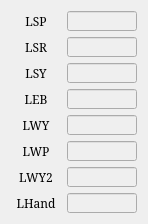
   <widget class="QWidget" name="gridLayoutWidget_2">
    <property name="geometry">
     <rect>
      <x>160</x>
      <y>160</y>
      <width>128</width>
      <height>211</height>
     </rect>
    </property>
    <layout class="QGridLayout" name="gridLayout_2">
     <item row="0" column="0">
      <widget class="QLabel" name="label_8">
       <property name="sizePolicy">
        <sizepolicy hsizetype="Fixed" vsizetype="Fixed">
         <horstretch>0</horstretch>
         <verstretch>0</verstretch>
        </sizepolicy>
       </property>
       <property name="minimumSize">
        <size>
         <width>50</width>
         <height>20</height>
        </size>
       </property>
       <property name="maximumSize">
        <size>
         <width>50</width>
         <height>20</height>
        </size>
       </property>
       <property name="font">
        <font>
         <family>Serif</family>
         <pointsize>9</pointsize>
        </font>
       </property>
       <property name="text">
        <string>LSP</string>
       </property>
       <property name="alignment">
        <set>Qt::AlignCenter</set>
       </property>
      </widget>
     </item>
     <item row="3" column="0">
      <widget class="QLabel" name="label_9">
       <property name="sizePolicy">
        <sizepolicy hsizetype="Fixed" vsizetype="Fixed">
         <horstretch>0</horstretch>
         <verstretch>0</verstretch>
        </sizepolicy>
       </property>
       <property name="minimumSize">
        <size>
         <width>50</width>
         <height>20</height>
        </size>
       </property>
       <property name="maximumSize">
        <size>
         <width>50</width>
         <height>20</height>
        </size>
       </property>
       <property name="font">
        <font>
         <family>Serif</family>
         <pointsize>9</pointsize>
        </font>
       </property>
       <property name="text">
        <string>LEB</string>
       </property>
       <property name="alignment">
        <set>Qt::AlignCenter</set>
       </property>
      </widget>
     </item>
     <item row="0" column="1">
      <widget class="QLineEdit" name="LE_JOINT_LSP">
       <property name="enabled">
        <bool>false</bool>
       </property>
       <property name="sizePolicy">
        <sizepolicy hsizetype="Fixed" vsizetype="Fixed">
         <horstretch>0</horstretch>
         <verstretch>0</verstretch>
        </sizepolicy>
       </property>
       <property name="minimumSize">
        <size>
         <width>70</width>
         <height>20</height>
        </size>
       </property>
       <property name="maximumSize">
        <size>
         <width>70</width>
         <height>20</height>
        </size>
       </property>
       <property name="font">
        <font>
         <family>Serif</family>
         <pointsize>9</pointsize>
        </font>
       </property>
       <property name="alignment">
        <set>Qt::AlignRight|Qt::AlignTrailing|Qt::AlignVCenter</set>
       </property>
       <property name="readOnly">
        <bool>true</bool>
       </property>
      </widget>
     </item>
     <item row="5" column="0">
      <widget class="QLabel" name="label_10">
       <property name="sizePolicy">
        <sizepolicy hsizetype="Fixed" vsizetype="Fixed">
         <horstretch>0</horstretch>
         <verstretch>0</verstretch>
        </sizepolicy>
       </property>
       <property name="minimumSize">
        <size>
         <width>50</width>
         <height>20</height>
        </size>
       </property>
       <property name="maximumSize">
        <size>
         <width>50</width>
         <height>20</height>
        </size>
       </property>
       <property name="font">
        <font>
         <family>Serif</family>
         <pointsize>9</pointsize>
        </font>
       </property>
       <property name="text">
        <string>LWP</string>
       </property>
       <property name="alignment">
        <set>Qt::AlignCenter</set>
       </property>
      </widget>
     </item>
     <item row="4" column="0">
      <widget class="QLabel" name="label_11">
       <property name="sizePolicy">
        <sizepolicy hsizetype="Fixed" vsizetype="Fixed">
         <horstretch>0</horstretch>
         <verstretch>0</verstretch>
        </sizepolicy>
       </property>
       <property name="minimumSize">
        <size>
         <width>50</width>
         <height>20</height>
        </size>
       </property>
       <property name="maximumSize">
        <size>
         <width>50</width>
         <height>20</height>
        </size>
       </property>
       <property name="font">
        <font>
         <family>Serif</family>
         <pointsize>9</pointsize>
        </font>
       </property>
       <property name="text">
        <string>LWY</string>
       </property>
       <property name="alignment">
        <set>Qt::AlignCenter</set>
       </property>
      </widget>
     </item>
     <item row="1" column="1">
      <widget class="QLineEdit" name="LE_JOINT_LSR">
       <property name="enabled">
        <bool>false</bool>
       </property>
       <property name="sizePolicy">
        <sizepolicy hsizetype="Fixed" vsizetype="Fixed">
         <horstretch>0</horstretch>
         <verstretch>0</verstretch>
        </sizepolicy>
       </property>
       <property name="minimumSize">
        <size>
         <width>70</width>
         <height>20</height>
        </size>
       </property>
       <property name="maximumSize">
        <size>
         <width>70</width>
         <height>20</height>
        </size>
       </property>
       <property name="font">
        <font>
         <family>Serif</family>
         <pointsize>9</pointsize>
        </font>
       </property>
       <property name="alignment">
        <set>Qt::AlignRight|Qt::AlignTrailing|Qt::AlignVCenter</set>
       </property>
       <property name="readOnly">
        <bool>true</bool>
       </property>
      </widget>
     </item>
     <item row="2" column="0">
      <widget class="QLabel" name="label_12">
       <property name="sizePolicy">
        <sizepolicy hsizetype="Fixed" vsizetype="Fixed">
         <horstretch>0</horstretch>
         <verstretch>0</verstretch>
        </sizepolicy>
       </property>
       <property name="minimumSize">
        <size>
         <width>50</width>
         <height>20</height>
        </size>
       </property>
       <property name="maximumSize">
        <size>
         <width>50</width>
         <height>20</height>
        </size>
       </property>
       <property name="font">
        <font>
         <family>Serif</family>
         <pointsize>9</pointsize>
        </font>
       </property>
       <property name="text">
        <string>LSY</string>
       </property>
       <property name="alignment">
        <set>Qt::AlignCenter</set>
       </property>
      </widget>
     </item>
     <item row="1" column="0">
      <widget class="QLabel" name="label_13">
       <property name="sizePolicy">
        <sizepolicy hsizetype="Fixed" vsizetype="Fixed">
         <horstretch>0</horstretch>
         <verstretch>0</verstretch>
        </sizepolicy>
       </property>
       <property name="minimumSize">
        <size>
         <width>50</width>
         <height>20</height>
        </size>
       </property>
       <property name="maximumSize">
        <size>
         <width>50</width>
         <height>20</height>
        </size>
       </property>
       <property name="font">
        <font>
         <family>Serif</family>
         <pointsize>9</pointsize>
        </font>
       </property>
       <property name="text">
        <string>LSR</string>
       </property>
       <property name="alignment">
        <set>Qt::AlignCenter</set>
       </property>
      </widget>
     </item>
     <item row="2" column="1">
      <widget class="QLineEdit" name="LE_JOINT_LSY">
       <property name="enabled">
        <bool>false</bool>
       </property>
       <property name="sizePolicy">
        <sizepolicy hsizetype="Fixed" vsizetype="Fixed">
         <horstretch>0</horstretch>
         <verstretch>0</verstretch>
        </sizepolicy>
       </property>
       <property name="minimumSize">
        <size>
         <width>70</width>
         <height>20</height>
        </size>
       </property>
       <property name="maximumSize">
        <size>
         <width>70</width>
         <height>20</height>
        </size>
       </property>
       <property name="font">
        <font>
         <family>Serif</family>
         <pointsize>9</pointsize>
        </font>
       </property>
       <property name="alignment">
        <set>Qt::AlignRight|Qt::AlignTrailing|Qt::AlignVCenter</set>
       </property>
       <property name="readOnly">
        <bool>true</bool>
       </property>
      </widget>
     </item>
     <item row="3" column="1">
      <widget class="QLineEdit" name="LE_JOINT_LEB">
       <property name="enabled">
        <bool>false</bool>
       </property>
       <property name="sizePolicy">
        <sizepolicy hsizetype="Fixed" vsizetype="Fixed">
         <horstretch>0</horstretch>
         <verstretch>0</verstretch>
        </sizepolicy>
       </property>
       <property name="minimumSize">
        <size>
         <width>70</width>
         <height>20</height>
        </size>
       </property>
       <property name="maximumSize">
        <size>
         <width>70</width>
         <height>20</height>
        </size>
       </property>
       <property name="font">
        <font>
         <family>Serif</family>
         <pointsize>9</pointsize>
        </font>
       </property>
       <property name="alignment">
        <set>Qt::AlignRight|Qt::AlignTrailing|Qt::AlignVCenter</set>
       </property>
       <property name="readOnly">
        <bool>true</bool>
       </property>
      </widget>
     </item>
     <item row="4" column="1">
      <widget class="QLineEdit" name="LE_JOINT_LWY">
       <property name="enabled">
        <bool>false</bool>
       </property>
       <property name="sizePolicy">
        <sizepolicy hsizetype="Fixed" vsizetype="Fixed">
         <horstretch>0</horstretch>
         <verstretch>0</verstretch>
        </sizepolicy>
       </property>
       <property name="minimumSize">
        <size>
         <width>70</width>
         <height>20</height>
        </size>
       </property>
       <property name="maximumSize">
        <size>
         <width>70</width>
         <height>20</height>
        </size>
       </property>
       <property name="font">
        <font>
         <family>Serif</family>
         <pointsize>9</pointsize>
        </font>
       </property>
       <property name="alignment">
        <set>Qt::AlignRight|Qt::AlignTrailing|Qt::AlignVCenter</set>
       </property>
       <property name="readOnly">
        <bool>true</bool>
       </property>
      </widget>
     </item>
     <item row="5" column="1">
      <widget class="QLineEdit" name="LE_JOINT_LWP">
       <property name="enabled">
        <bool>false</bool>
       </property>
       <property name="sizePolicy">
        <sizepolicy hsizetype="Fixed" vsizetype="Fixed">
         <horstretch>0</horstretch>
         <verstretch>0</verstretch>
        </sizepolicy>
       </property>
       <property name="minimumSize">
        <size>
         <width>70</width>
         <height>20</height>
        </size>
       </property>
       <property name="maximumSize">
        <size>
         <width>70</width>
         <height>20</height>
        </size>
       </property>
       <property name="font">
        <font>
         <family>Serif</family>
         <pointsize>9</pointsize>
        </font>
       </property>
       <property name="alignment">
        <set>Qt::AlignRight|Qt::AlignTrailing|Qt::AlignVCenter</set>
       </property>
       <property name="readOnly">
        <bool>true</bool>
       </property>
      </widget>
     </item>
     <item row="8" column="1" rowspan="2">
      <widget class="QLineEdit" name="LE_JOINT_LHAND">
       <property name="enabled">
        <bool>false</bool>
       </property>
       <property name="sizePolicy">
        <sizepolicy hsizetype="Fixed" vsizetype="Fixed">
         <horstretch>0</horstretch>
         <verstretch>0</verstretch>
        </sizepolicy>
       </property>
       <property name="minimumSize">
        <size>
         <width>70</width>
         <height>20</height>
        </size>
       </property>
       <property name="maximumSize">
        <size>
         <width>70</width>
         <height>20</height>
        </size>
       </property>
       <property name="font">
        <font>
         <family>Serif</family>
         <pointsize>9</pointsize>
        </font>
       </property>
       <property name="alignment">
        <set>Qt::AlignRight|Qt::AlignTrailing|Qt::AlignVCenter</set>
       </property>
       <property name="readOnly">
        <bool>true</bool>
       </property>
      </widget>
     </item>
     <item row="8" column="0" rowspan="2">
      <widget class="QLabel" name="label_80">
       <property name="sizePolicy">
        <sizepolicy hsizetype="Fixed" vsizetype="Fixed">
         <horstretch>0</horstretch>
         <verstretch>0</verstretch>
        </sizepolicy>
       </property>
       <property name="minimumSize">
        <size>
         <width>50</width>
         <height>20</height>
        </size>
       </property>
       <property name="maximumSize">
        <size>
         <width>50</width>
         <height>20</height>
        </size>
       </property>
       <property name="font">
        <font>
         <family>Serif</family>
         <pointsize>9</pointsize>
        </font>
       </property>
       <property name="text">
        <string>LHand</string>
       </property>
       <property name="alignment">
        <set>Qt::AlignCenter</set>
       </property>
      </widget>
     </item>
     <item row="6" column="0" rowspan="2">
      <widget class="QLabel" name="label_83">
       <property name="sizePolicy">
        <sizepolicy hsizetype="Fixed" vsizetype="Fixed">
         <horstretch>0</horstretch>
         <verstretch>0</verstretch>
        </sizepolicy>
       </property>
       <property name="minimumSize">
        <size>
         <width>50</width>
         <height>20</height>
        </size>
       </property>
       <property name="maximumSize">
        <size>
         <width>50</width>
         <height>20</height>
        </size>
       </property>
       <property name="font">
        <font>
         <family>Serif</family>
         <pointsize>9</pointsize>
        </font>
       </property>
       <property name="text">
        <string>LWY2</string>
       </property>
       <property name="alignment">
        <set>Qt::AlignCenter</set>
       </property>
      </widget>
     </item>
     <item row="6" column="1" rowspan="2">
      <widget class="QLineEdit" name="LE_JOINT_LWY2">
       <property name="enabled">
        <bool>false</bool>
       </property>
       <property name="sizePolicy">
        <sizepolicy hsizetype="Fixed" vsizetype="Fixed">
         <horstretch>0</horstretch>
         <verstretch>0</verstretch>
        </sizepolicy>
       </property>
       <property name="minimumSize">
        <size>
         <width>70</width>
         <height>20</height>
        </size>
       </property>
       <property name="maximumSize">
        <size>
         <width>70</width>
         <height>20</height>
        </size>
       </property>
       <property name="font">
        <font>
         <family>Serif</family>
         <pointsize>9</pointsize>
        </font>
       </property>
       <property name="alignment">
        <set>Qt::AlignRight|Qt::AlignTrailing|Qt::AlignVCenter</set>
       </property>
       <property name="readOnly">
        <bool>true</bool>
       </property>
      </widget>
     </item>
    </layout>
   </widget>
